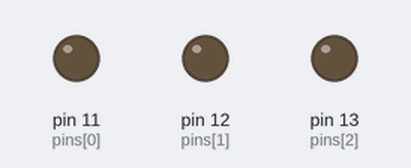
A program run on a simulated Raspberry Pi (header pin numbers). Parts: output pins drawn as LEDs (lit = HIGH). What the program prints to the terminal is not drawn.

Above: at 0.05 s.
At 5.65 s:
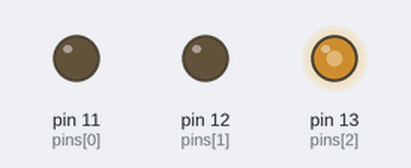
At 17.55 s:
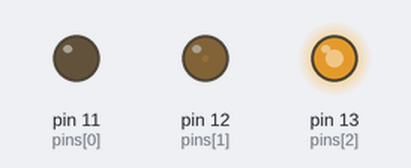
At 39.86 s:
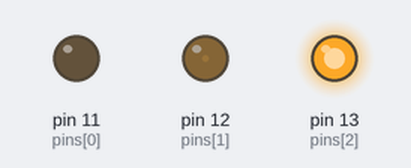
Timing chart, 0 to 40.0 s (numbered marks = the images above):
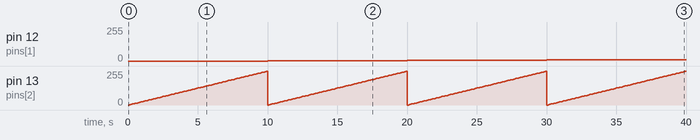

The program:

ColorfulLED.py
```python
import RPi.GPIO as GPIO
import time
import random

pins = [11, 12, 13]

def setup():
    global pwmRed, pwmGreen, pwmBlue
    GPIO.setmode(GPIO.BOARD)
    GPIO.setup(pins, GPIO.OUT)
    GPIO.output(pins, GPIO.HIGH)
    pwmRed = GPIO.PWM(pins[0], 2000) # Set frequency to 2kHz
    pwmGreen = GPIO.PWM(pins[1], 2000) # Set frequency to 2kHz
    pwmBlue = GPIO.PWM(pins[2], 2000) #Set frequency to 2kHz
    pwmRed.start(0)
    pwmGreen.start(0)
    pwmBlue.start(0)

def setColor(r,g,b):
    pwmRed.ChangeDutyCycle(r)
    pwmGreen.ChangeDutyCycle(g)
    pwmBlue.ChangeDutyCycle(b)

def loop():
    while True:
       # r=random.randint(0,100)
       # g=random.randint(0,100)
       # b=random.randint(0,100)
       # setColor(r,g,b)
       # print('r=%d, g=%d, b=%d '%(r,g,b))
       # time.sleep(1)

      for r in range(100):
          for g in range(100):
              for b in range(100):
                  setColor(r,g,b)
                  time.sleep(.1)


def destroy():
    pwmRed.stop()
    pwmGreen.stop()
    pwmBlue.stop()
    GPIO.cleanup()

if __name__ == '__main__':
    print("Program is starting...")
    setup()
    try:
        loop()
    except KeyboardInterrupt:
        destroy()
```

Measured:
- by itself, pin 12 (pins[1]): 0/255 → 3/255 at 10.0 s, → 5/255 10.0 s later, → 8/255 10.0 s later
- by itself, pin 13 (pins[2]): ramps from 0/255 to 252/255 and jumps back, once every 10.0 s
